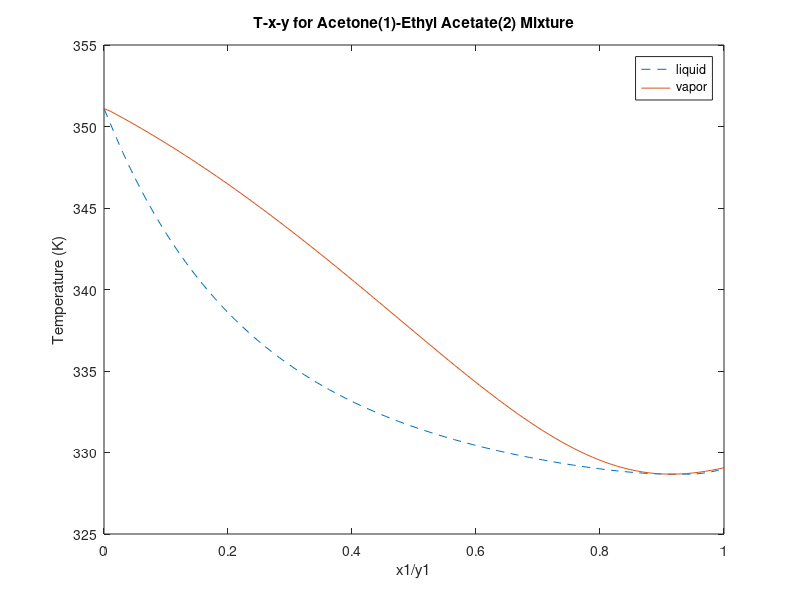
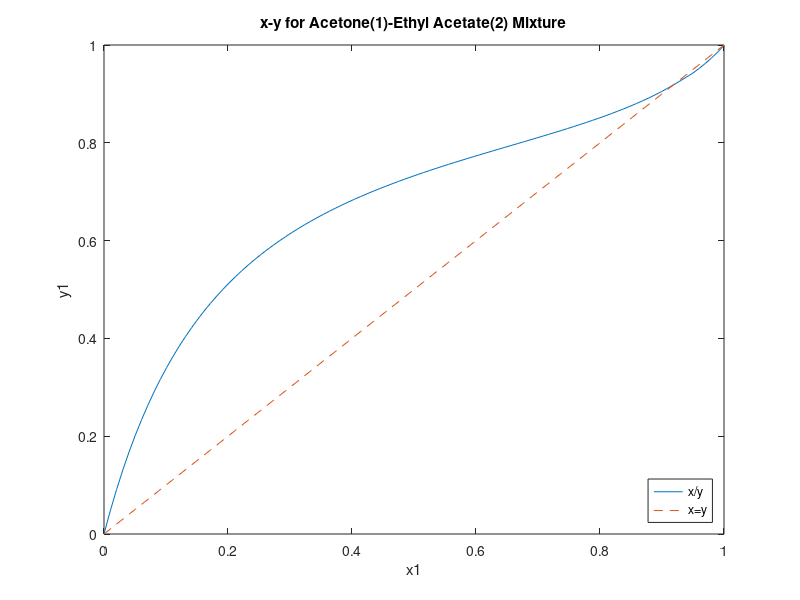
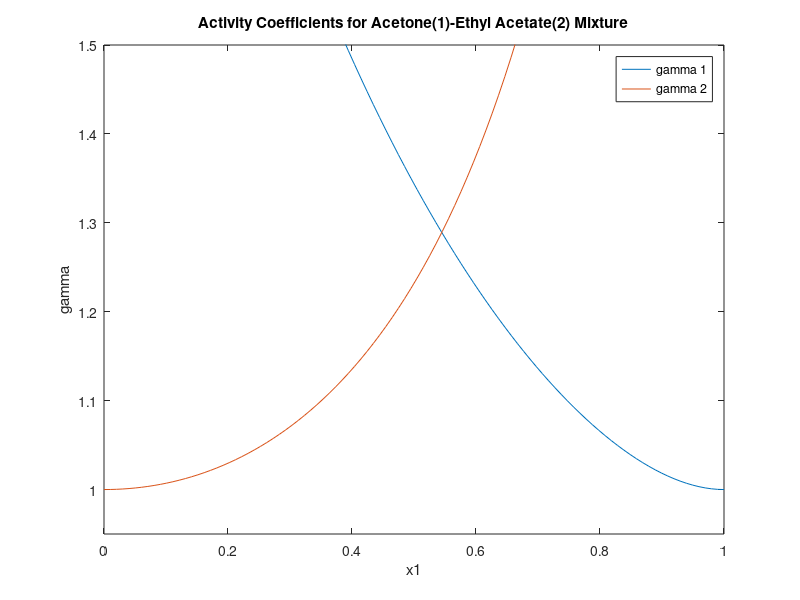

Reproduce these figures in MATLAB, in order. (Note: this script raises an error after producing the figures.)
clear all;
clc;

%x and y values
x_a = linspace(0,1);
T_vap = [298];
T_liq = [298];


%acetone properties - component 1
A_A = 4.42448;
A_B = 1312.253;
A_C = -32.445;

%ethanol properties - component 2
E_A = 5.37229;
E_B = 1670.409;
E_C = -40.191;

%wilson parameters
A12 = 0.80437; %obtained from gamma infinity acetone (in ethyl acetate)
A21 = 0.33910; %obtained from gamma infinity ethyl acetate (in acetone)

%Gamma values
x_e = 1-x_a;
G1 = exp(-log(x_a+x_e.*A12)  +  x_e.*( (A12./(x_a+x_e.*A12)) - (A21./(x_a.*A21+x_e)) ) );
G2 = exp(-log(x_e+x_a.*A21)  -  x_a.*((A12./(x_a+x_e.*A12)) - (A21./(x_a.*A21+x_e))));
%system properties
P = 1; %1 atm
T = 298;
%index the x vals
for x=1:length(x_a)
     % temperature guess
     i = length(T)-1;
    while(1)
        i = i+1;
        %disp(i);
        P_vap_A = 10^(A_A-(A_B/(A_C+T)));
        P_vap_E = 10^(E_A-(E_B/(E_C+T)));
        g1 = exp( -log(x_a(x)+x_e(x)*A12)  +  x_e(x)*( (A12/(x_a(x)+x_e(x)*A12)) - (A21/(x_a(x)*A21+x_e(x)))) );
        g2 = exp( -log(x_e(x)+x_a(x)*A21)  -  x_a(x)*( (A12/(x_a(x)+x_e(x)*A12)) - (A21/(x_a(x)*A21+x_e(x)))) );
        y_ace = x_a(x)*g1*P_vap_A/P;
        y_e = (1-x_a(x))*g2*P_vap_E/P;
        sum_y = y_ace+y_e;
        if sum_y>1.1
            T = T-0.1;
        elseif sum_y<0.9
            T = T+0.1;
        elseif sum_y>1.01
            T = T-0.01;
        elseif sum_y<0.99
            T = T + 0.01;
        elseif sum_y<0.999
            T = T + 0.001;
        elseif sum_y>1.001
            T = T-0.001;
        else
            T_vap(x) = T;
            y_a(x) = y_ace;
            T = T;
            break;
        end
    end
end


T = 298;
i = length(T)-1;
%index the x vals
for x=1:length(x_a)
    i = length(T)-1;
    while(1)
        i=i+1;
        %disp(i)
        P_vap_A = 10^(A_A-(A_B/(A_C+T)));
        P_vap_E = 10^(E_A-(E_B/(E_C+T)));
        g1 = exp( -log(x_a(x)+x_e(x)*A12)  +  x_e(x)*( (A12/(x_a(x)+x_e(x)*A12)) - (A21/(x_a(x)*A21+x_e(x)))) );
        g2 = exp( -log(x_e(x)+x_a(x)*A21)  -  x_a(x)*( (A12/(x_a(x)+x_e(x)*A12)) - (A21/(x_a(x)*A21+x_e(x)))) );
        x_ace = x_a(x)*P/g1/P_vap_A; %x_a(x) = vapor mol fraction
        x_eth = (1-x_a(x))*P/g2/P_vap_E;
        sum_x = x_ace+x_eth;
        if sum_x> 1.1
           T = T+0.1;
        elseif sum_x< 0.9
           T = T-0.1;
        elseif sum_x>1.01
            T = T+0.01;
        elseif sum_x<0.99
            T = T-0.01;
        elseif sum_x>1.001
            T = T+0.001;
        elseif sum_x<0.999
            T = T-0.001;
        else
            T_liq(x) = T;
            T = T+50;
            break;
        end
    end
end

figure()
plot(x_a,T_vap,'--')
hold on
plot(x_a,T_liq)

title('T-x-y for Acetone(1)-Ethyl Acetate(2) Mixture')
xlabel('x1/y1')
ylabel('Temperature (K)')
legend('liquid','vapor')

figure()
plot(x_a,y_a)
hold on
plot (x_a,x_a,'--')
xlabel('x1')
ylabel('y1')
title('x-y for Acetone(1)-Ethyl Acetate(2) Mixture')
legend('x/y','x=y','Location','southeast')
axis([0 1 0 1])

figure()
plot(x_a,G1)
hold on
plot(x_a,G2)
xlabel('x1')
ylabel('gamma')
title('Activity Coefficients for Acetone(1)-Ethyl Acetate(2) Mixture')
legend('gamma 1','gamma 2','Location','northeast')
axis([0 1 .95 1.5])
            
Y = array2table(x_a')
Z = table(T_liq')
sprintf('%10.4f',T_liq)           
    
    
    
    
    